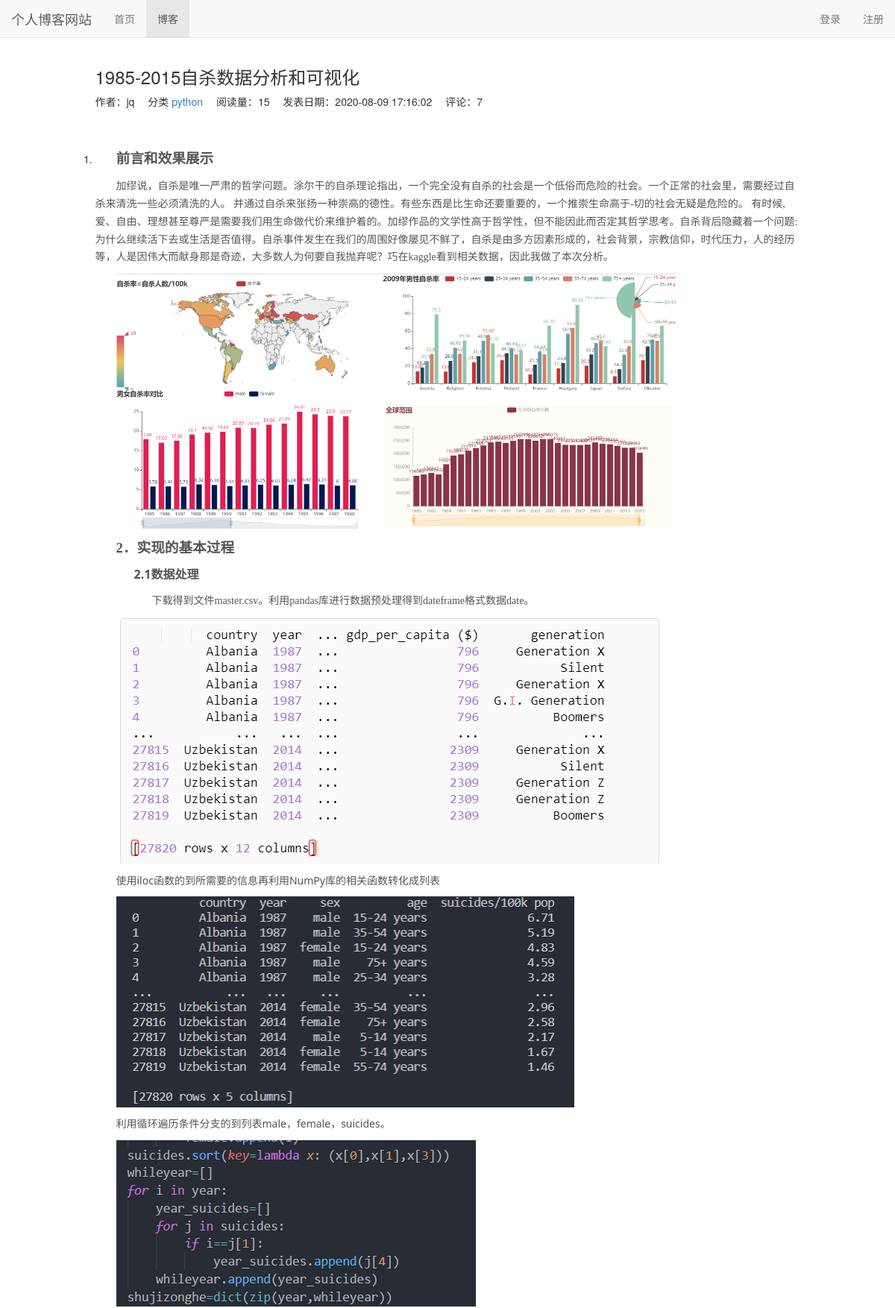
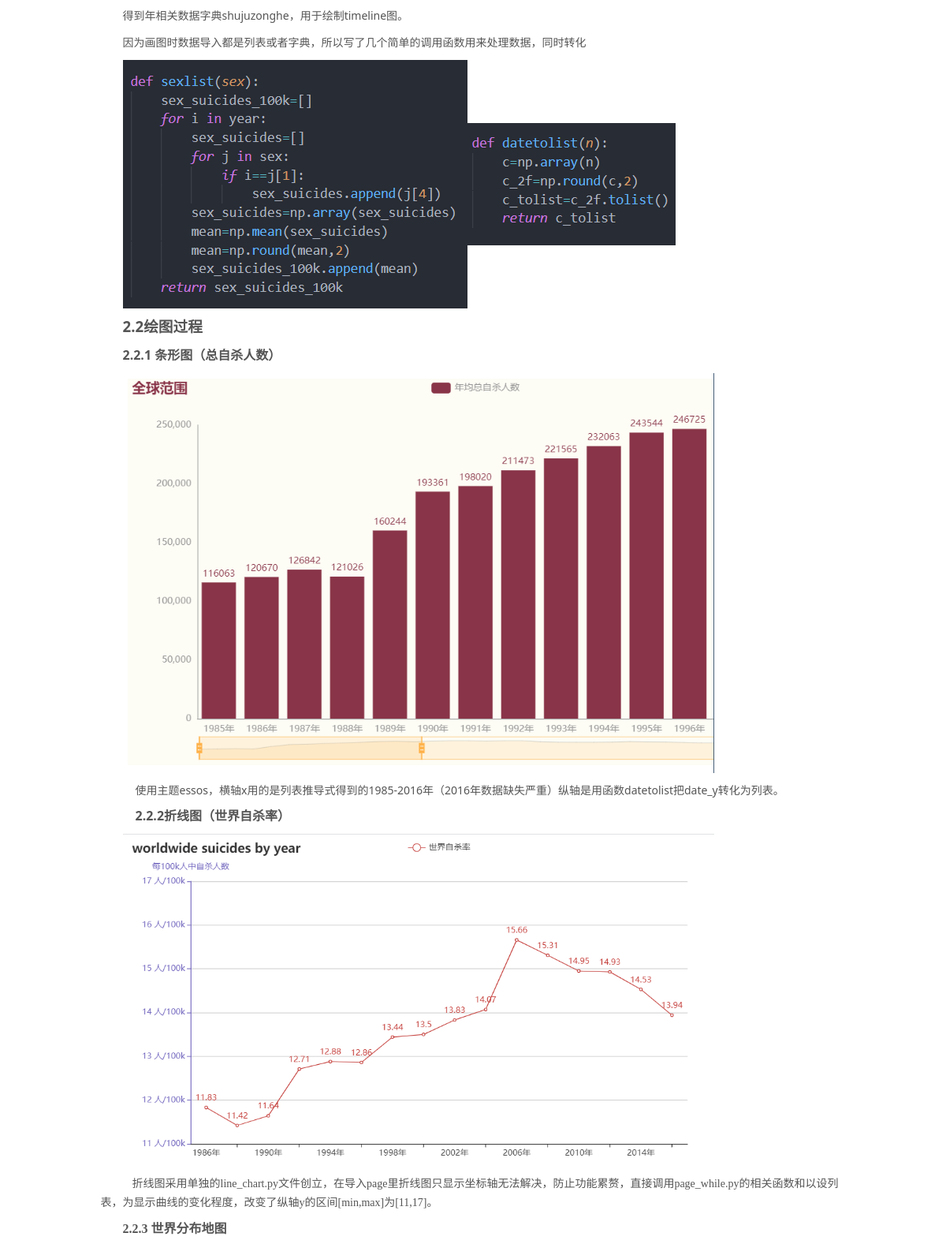
The app's page /blog/38 (upper part) with its own data (2 pictures, top to bottom).
### bowen/models.py (models this page shows, shortened)
class Blog(models.Model,ReadNumModel):
    blog_type =models.ForeignKey(BlogType,on_delete=models.CASCADE)
    title = models.CharField(max_length=50)
    content = RichTextUploadingField()
    author = models.ForeignKey(User,on_delete=models.CASCADE)
    read_details =GenericRelation(ReadDetail)
    created_time = models.DateTimeField(auto_now_add=True)
    last_updated_time = models.DateTimeField(auto_now=True)
    class Meta:
        ordering =['-created_time']

class BlogType(models.Model):
    type_name = models.CharField(max_length=50)
    def __str__(self):
        return self.type_name

### read_statistics/models.py (models this page shows)
class ReadNum(models.Model):
    read_num=models.IntegerField(default=0)
    content_type=models.ForeignKey(ContentType,on_delete=models.CASCADE)
    objects_id=models.PositiveIntegerField()
    content_object=GenericForeignKey('content_type','objects_id')

### bowen/views.py (the view)
# urls.py: path('<int:blog_pk>',views.blog_detail, name="blog_detail"),
def blog_detail(request,blog_pk):
    blog = get_object_or_404(Blog,pk=blog_pk)
    read_cookie_key = read_statistics_once_read(request,blog)
    context={}
    context['previous_blog']=Blog.objects.filter(created_time__gt=blog.created_time).last()
    context['next_blog']=Blog.objects.filter(created_time__lt=blog.created_time).first()
    context['blog']=blog
    context['login_form']=loginForm()
    response = render(request,'blog_detail.html',context)
    response.set_cookie(read_cookie_key,'true')
    return response

### comment/templatetags/comment_tags.py (called while the page is built)
@register.simple_tag
def get_comment_count(obj):
    content_type =ContentType.objects.get_for_model(obj)
    return Comment.objects.filter(content_type=content_type,object_id=obj.pk).count()

@register.simple_tag
def get_comment_list(obj):
    content_type =ContentType.objects.get_for_model(obj)
    comments =Comment.objects.filter(content_type=content_type,object_id=obj.pk,parent=None)
    return comments.order_by('-comment_time')

### likes/templatetags/likes_tags.py (called while the page is built)
@register.simple_tag
def get_like_count(obj):
    content_type =ContentType.objects.get_for_model(obj)
    like_count,created=LikeCount.objects.get_or_create(content_type=content_type,object_id=obj.pk)
    return like_count.liked_num

@register.simple_tag(takes_context=True)
def get_like_status(context,obj):
    content_type =ContentType.objects.get_for_model(obj)
    user=context['user']
    if not user.is_authenticated:
        return ''
    if LikeRecord.objects.filter(content_type=content_type,object_id=obj.pk,user=user).exists():
        return 'active'
    else:
        return ''

@register.simple_tag
def get_content_type(obj):
    content_type =ContentType.objects.get_for_model(obj)
    return content_type.model

### read_statistics/models.py (called while the page is built)
    def get_read_num(self):
        ct=ContentType.objects.get_for_model(self)
        try:
            readnum=ReadNum.objects.get(content_type=ct,objects_id=self.pk)
            return readnum.read_num
        except exceptions.ObjectDoesNotExist:
            return 0

### read_statistics/utils.py (called while the page is built)
def read_statistics_once_read(request,obj):
    ct=ContentType.objects.get_for_model(obj)
    key="%s_%s_read"%(ct.model,obj.pk)
    if not request.COOKIES.get(key):
        readnum,created =ReadNum.objects.get_or_create(content_type=ct,objects_id=obj.pk)
        readnum.read_num+=1
        readnum.save()
        date=timezone.now().date()
        readDetail,created=ReadDetail.objects.get_or_create(content_type=ct,object_id=obj.pk,date=date)
        readDetail.read_num+=1
        readDetail.save()
    return key

### user/context_processors.py (called while the page is built)
def login_modal_form(request):
	return {'login_modal_form': loginForm()}

### user/models.py (called while the page is built)
def get_nickname_or_username(self):
	if Profile.objects.filter(user=self).exists():
		profile=Profile.objects.get(user=self)
		return profile.nickname
	else:
		return self.username

### bowen/templates/blog_detail.html (shortened to what this page needs)
{% extends "base.html" %}
{% load static %}
{% load comment_tags %}
{% load likes_tags %}
{% block header_extends %}
    <link rel="stylesheet" href="{% static 'blog/blog.css' %}">
{% endblock %}
{% block nav_blog_active %}active{% endblock %}
{% block content %}
    <div class="container">
        <div class="row">
            <div class="col-xs-10 col-xs-offset-1">
                <h3>{{ blog.title }}</h3>
                <ul class="blog-info-description">
                    <li>作者：{{ blog.author }}</li>
                    <li>分类
                        <a href="{% url 'blogs_with_type' blog.blog_type.pk %}">{{ blog.blog_type }}</a>
                    </p></li>
                    <li>阅读量：{{ blog.get_read_num }}</li>
                    <li>发表日期：{{ blog.created_time|date:"Y-m-d G:i:s" }}</li>
                    <li>评论：{% get_comment_count blog %}</li>
                </ul>
                <div class="blog-content">{{blog.content|safe}}</div>
            </div>
        </div>
                        {% get_comment_list blog as comments %}
    </div>
{% endblock content %}

### static/base.css (style rules this page uses)
* { margin: 0; padding: 0; }
ul { list-style-type: none !important; }

### bowen/static/blog/blog.css (style rules this page uses)
.blog-info-description { list-style-type: none; margin-bottom: 1em; }
.blog-info-description li { display: inline-block; margin-right: 1em; }
div.blog-content { text-indent: 2em; margin-bottom: 2em; }

### records on screen
Blog: title "1985-2015自杀数据分析和可视化", author "jq", blog_type "python", get_read_num "15", created_time "2020-08-09 17:16:02", id "7", content "前言和效果展示 加缪说，自杀是唯一严肃的哲学问题。涂尔干的自杀理论指出，一个完全没有自杀的社会是一个低俗而危险的社会。一个正常的社会里，需要经过自杀来清洗一些必须清洗的人。 并通过自杀来张扬一种崇高的德性。有些东西是比生命还要重要的，一个推崇生命高于-切的社会无疑是危险的。 有时候,爱、自由、理想甚至尊严是需要我们用生命做代价来维护着的。加缪作品的文学性高于哲学性，但不能因此而否定其哲学思考。自杀背后隐藏着一个问题:为什么继续活下去或生活是否值得。自杀事件发生在我们的周围好像屡见不鲜了，自杀是由多方因素形成的，社会背景，宗教信仰，时代压力，人的经历等，人是因伟大而献身那是奇迹，大多数人为何要自我抛弃呢？巧在kaggle看到相关数据，因此我做了本次分析。 2 ．实现的基本过程 2.1 数据处理 下载得到文件master.csv。利用pandas库进行数据预处理得到dateframe格式数据date。 使用 iloc 函数的到所需要的信息再利用 NumPy 库的相关函数转化成列表 利用循环遍历条件分支的到列表 male ， female ， suicides 。 得到年相关数据字典 shujuzonghe ，用于绘制 timeline 图。 因为画图时数据导入都是列表或者字典，所以写了几个简单的调用函数用来处理数据，同时转化 2.2 绘图过程 2.2.1 条形图（总自杀人数） 使用主题 essos ，横轴 x 用的是列表推导式得到的 1985-2016 年（ 2016 年数据缺失严重）纵轴是用函数 datetolist 把 date_y 转化为列表。 2.2.2…", content (picture)
